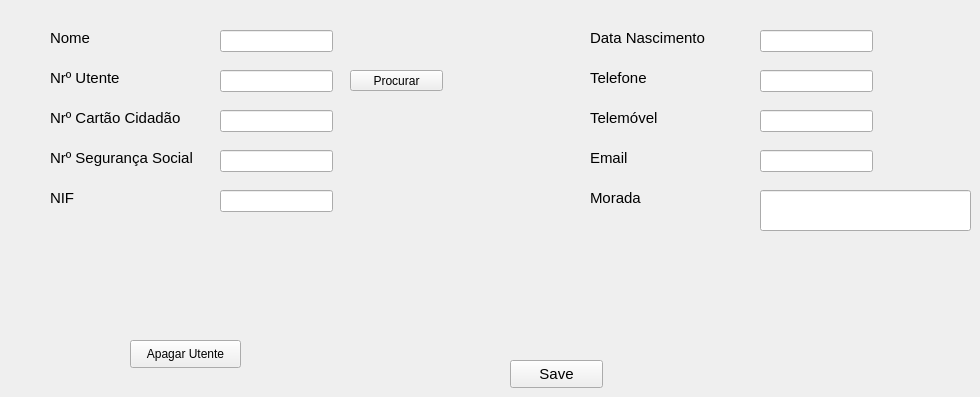
      <widget class="QWidget" name="tab_6">
       <attribute name="title">
        <string>Editar Utente</string>
       </attribute>
       <widget class="QLabel" name="label_15">
        <property name="geometry">
         <rect>
          <x>50</x>
          <y>110</y>
          <width>161</width>
          <height>16</height>
         </rect>
        </property>
        <property name="font">
         <font>
          <pointsize>11</pointsize>
         </font>
        </property>
        <property name="text">
         <string>Nrº Cartão Cidadão</string>
        </property>
       </widget>
       <widget class="QLineEdit" name="lineEdit_18">
        <property name="geometry">
         <rect>
          <x>220</x>
          <y>30</y>
          <width>113</width>
          <height>22</height>
         </rect>
        </property>
       </widget>
       <widget class="QLabel" name="label_16">
        <property name="geometry">
         <rect>
          <x>50</x>
          <y>70</y>
          <width>161</width>
          <height>16</height>
         </rect>
        </property>
        <property name="font">
         <font>
          <pointsize>11</pointsize>
         </font>
        </property>
        <property name="text">
         <string>Nrº Utente</string>
        </property>
       </widget>
       <widget class="QLabel" name="label_17">
        <property name="geometry">
         <rect>
          <x>590</x>
          <y>30</y>
          <width>161</width>
          <height>16</height>
         </rect>
        </property>
        <property name="font">
         <font>
          <pointsize>11</pointsize>
         </font>
        </property>
        <property name="text">
         <string>Data Nascimento</string>
        </property>
       </widget>
       <widget class="QLineEdit" name="lineEdit_20">
        <property name="geometry">
         <rect>
          <x>220</x>
          <y>70</y>
          <width>113</width>
          <height>22</height>
         </rect>
        </property>
       </widget>
       <widget class="QLabel" name="label_18">
        <property name="geometry">
         <rect>
          <x>50</x>
          <y>30</y>
          <width>81</width>
          <height>16</height>
         </rect>
        </property>
        <property name="font">
         <font>
          <pointsize>11</pointsize>
         </font>
        </property>
        <property name="text">
         <string>Nome</string>
        </property>
       </widget>
       <widget class="QLineEdit" name="lineEdit_21">
        <property name="geometry">
         <rect>
          <x>760</x>
          <y>30</y>
          <width>113</width>
          <height>22</height>
         </rect>
        </property>
        <property name="text">
         <string/>
        </property>
       </widget>
       <widget class="QLabel" name="label_19">
        <property name="geometry">
         <rect>
          <x>50</x>
          <y>190</y>
          <width>171</width>
          <height>16</height>
         </rect>
        </property>
        <property name="font">
         <font>
          <pointsize>11</pointsize>
         </font>
        </property>
        <property name="text">
         <string>NIF</string>
        </property>
       </widget>
       <widget class="QLineEdit" name="lineEdit_22">
        <property name="geometry">
         <rect>
          <x>220</x>
          <y>150</y>
          <width>113</width>
          <height>22</height>
         </rect>
        </property>
       </widget>
       <widget class="QLabel" name="label_20">
        <property name="geometry">
         <rect>
          <x>50</x>
          <y>150</y>
          <width>171</width>
          <height>16</height>
         </rect>
        </property>
        <property name="font">
         <font>
          <pointsize>11</pointsize>
         </font>
        </property>
        <property name="text">
         <string>Nrº Segurança Social</string>
        </property>
       </widget>
       <widget class="QPushButton" name="editPatient">
        <property name="geometry">
         <rect>
          <x>510</x>
          <y>360</y>
          <width>93</width>
          <height>28</height>
         </rect>
        </property>
        <property name="font">
         <font>
          <pointsize>11</pointsize>
         </font>
        </property>
        <property name="text">
         <string>Save</string>
        </property>
       </widget>
       <widget class="QLineEdit" name="lineEdit_24">
        <property name="geometry">
         <rect>
          <x>220</x>
          <y>110</y>
          <width>113</width>
          <height>22</height>
         </rect>
        </property>
        <property name="text">
         <string/>
        </property>
       </widget>
       <widget class="QLineEdit" name="lineEdit_25">
        <property name="geometry">
         <rect>
          <x>220</x>
          <y>190</y>
          <width>113</width>
          <height>22</height>
         </rect>
        </property>
       </widget>
       <widget class="QPushButton" name="pushButton_10">
        <property name="geometry">
         <rect>
          <x>350</x>
          <y>70</y>
          <width>93</width>
          <height>21</height>
         </rect>
        </property>
        <property name="text">
         <string>Procurar</string>
        </property>
       </widget>
       <widget class="QPushButton" name="deletePatient">
        <property name="geometry">
         <rect>
          <x>130</x>
          <y>340</y>
          <width>111</width>
          <height>28</height>
         </rect>
        </property>
        <property name="text">
         <string>Apagar Utente</string>
        </property>
       </widget>
       <widget class="QLabel" name="label_25">
        <property name="geometry">
         <rect>
          <x>590</x>
          <y>190</y>
          <width>161</width>
          <height>16</height>
         </rect>
        </property>
        <property name="font">
         <font>
          <pointsize>11</pointsize>
         </font>
        </property>
        <property name="text">
         <string>Morada</string>
        </property>
       </widget>
       <widget class="QLineEdit" name="lineEdit_29">
        <property name="geometry">
         <rect>
          <x>760</x>
          <y>150</y>
          <width>113</width>
          <height>22</height>
         </rect>
        </property>
       </widget>
       <widget class="QLineEdit" name="lineEdit_19">
        <property name="geometry">
         <rect>
          <x>760</x>
          <y>70</y>
          <width>113</width>
          <height>22</height>
         </rect>
        </property>
       </widget>
       <widget class="QLabel" name="label_23">
        <property name="geometry">
         <rect>
          <x>590</x>
          <y>70</y>
          <width>81</width>
          <height>16</height>
         </rect>
        </property>
        <property name="font">
         <font>
          <pointsize>11</pointsize>
         </font>
        </property>
        <property name="text">
         <string>Telefone</string>
        </property>
       </widget>
       <widget class="QLineEdit" name="lineEdit_26">
        <property name="geometry">
         <rect>
          <x>760</x>
          <y>190</y>
          <width>211</width>
          <height>41</height>
         </rect>
        </property>
        <property name="text">
         <string/>
        </property>
       </widget>
       <widget class="QLabel" name="label_21">
        <property name="geometry">
         <rect>
          <x>590</x>
          <y>150</y>
          <width>161</width>
          <height>16</height>
         </rect>
        </property>
        <property name="font">
         <font>
          <pointsize>11</pointsize>
         </font>
        </property>
        <property name="text">
         <string>Email</string>
        </property>
       </widget>
       <widget class="QLineEdit" name="lineEdit_33">
        <property name="geometry">
         <rect>
          <x>760</x>
          <y>110</y>
          <width>113</width>
          <height>22</height>
         </rect>
        </property>
       </widget>
       <widget class="QLabel" name="label_29">
        <property name="geometry">
         <rect>
          <x>590</x>
          <y>110</y>
          <width>81</width>
          <height>16</height>
         </rect>
        </property>
        <property name="font">
         <font>
          <pointsize>11</pointsize>
         </font>
        </property>
        <property name="text">
         <string>Telemóvel</string>
        </property>
       </widget>
      </widget>
